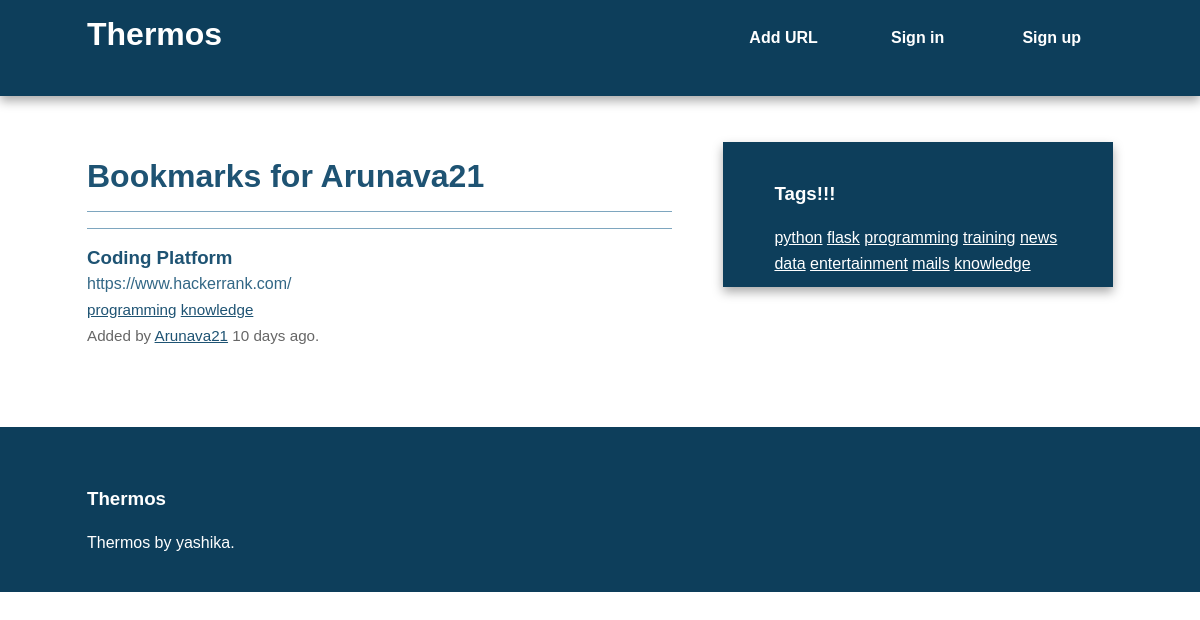
Page /bookmarks/user/Arunava21 on the committed database.
### thermos/models.py (models this page shows, shortened)
class User(db.Model, UserMixin):
	id = db.Column(db.Integer, primary_key=True)
	username = db.Column(db.String(80), unique=True)
	email = db.Column(db.String(120), unique=True)
	bookmarks = db.relationship('Bookmark', backref='user', lazy='dynamic')
	password_hash = db.Column(db.String)
	@property
	def password(self):
		raise AttributeError('password: write-only field')

class Bookmark(db.Model):
	id = db.Column(db.Integer, primary_key=True)
	url = db.Column(db.Text, nullable=False)
	date = db.Column(db.DateTime, default=datetime.utcnow)
	description = db.Column(db.String(300))
	user_id = db.Column(db.Integer, db.ForeignKey('user.id'), nullable=False)
	_tags = db.relationship('Tag', secondary=tags, lazy='joined', backref=db.backref('bookmarks', lazy='dynamic'))
	@property
	def tags(self):
		return ",".join([t.name for t in self._tags])
	@tags.setter
	def tags(self, string):
		if string:
			self._tags = [Tag.get_or_create(name) for name in string.split(',')]
		else:
			self._tags = []

class Tag(db.Model):
	id = db.Column(db.Integer, primary_key=True)
	name = db.Column(db.String(25), nullable=False, unique=True, index=True)
	@staticmethod
	def all():
		return Tag.query.all()
	def __repr__(self):
		return self.name

### thermos/bookmarks/views.py (the view)
@bookmarks.route('/user/<username>')
def user(username):
	user = User.query.filter_by(username=username).first_or_404()
	return render_template('user.html', user=user)

### thermos/main/views.py (called while the page is built)
@main.app_context_processor
def inject_tags():
	return dict(all_tags=Tag.all)

### thermos/templates/user.html (shortened to what this page needs)
{% extends "base.html" %}
{% block content %}
	<article>
		<header>
			<h1>Bookmarks for {{ user.username }}</h1>
			{% if user.bookmarks.count() > 0 %}
				{% with bookmarks=user.bookmarks %}
					{% include "bookmark_list.html" %}
				{% endwith %}
			{% else %}
				This user has not added any bookmarks yet.
			{% endif %}
		</header>
	</article>
{% endblock %}

### thermos/templates/base.html (shortened to what this page needs)
<!doctype html>
<html class="no-js" lang="">
    <head>
        {% block styles %}
            <link rel="stylesheet" href="{{ url_for('static', filename='css/normalize.min.css') }}">
            <link rel="stylesheet" href="{{ url_for('static', filename='css/main.css') }}">
        {% endblock %}
    </head>
    <body>
        <div class="header-container">
            <header class="wrapper clearfix">
                <a href="{{ url_for('main.index') }}"><h1 class="title">Thermos</h1></a>
                <nav>
                    <ul>
                        <li><a href="{{ url_for('bookmarks.add') }}">Add URL</a></li>
                        {% if current_user.is_authenticated %}
                            <li><a href="{{ url_for('bookmarks.user', username=current_user.username) }}">My Links</a></li>
                            <li><a href="{{ url_for('auth.logout') }}">Sign out</a></li>
                        {% else %}
                            <li><a href="{{ url_for('auth.login') }}">Sign in</a></li>
                            <li><a href="{{ url_for('auth.signup') }}">Sign up</a></li>
                        {% endif %}
                    </ul>
                </nav>
            </header>
        </div>
        <div class="main-container">
            <div class="main wrapper clearfix">
                {% block content %}
                {% endblock %}
                {% block sidebar %}
                    <aside>
                        <h3>Tags!!!</h3>
                            {% for t in all_tags() %}
                                <a href="{{ url_for('bookmarks.tag', name=t) }}">{{ t }}</a>
                            {% endfor %}
                    </aside>
                {% endblock %}
            </div>
        </div>
        <div class="footer-container">
            <footer class="wrapper">
                <h3>Thermos</h3>
                <p>Thermos by yashika.</p>
            </footer>
        </div>
    </body>
</html>

### thermos/templates/bookmark_list.html
<ul class="bookmarks" >
	{% for bookmark in bookmarks %}
		<li>
			{% include "bookmark.html" %}
		</li>
	{% endfor %}
</ul>

### thermos/templates/bookmark.html (shortened to what this page needs)
<div class="bookmark">
	<a class="header" href="{{ bookmark.url }}">
		<h3 class ="description">
			{{ bookmark.description|truncate(50, killwords=True) }}
		</h3>
		<span class ="url">
			{{ bookmark.url|truncate(50, killwords=True) }}
		</span>
	</a>
	<div class ="info">
		<span class="tags">
			{% if bookmark.tags %}
				{% for t in bookmark._tags %}
					<a href="{{ url_for('bookmarks.tag', name=t) }}">{{ t }}</a>
				{% endfor %}
			{% else %}No tags.
			{% endif %}
		</span>
		<br>
		Added by <a href="{{ url_for('bookmarks.user', username=bookmark.user.username) }}">{{ bookmark.user.username}}</a>
		{{ moment(bookmark.date).fromNow() }}.
	</div>
</div>

### thermos/static/css/main.css (style rules this page uses)
html, button, input, select, textarea { color: #222; }
html { font-size: 1em; line-height: 1.4; }
body { font: 16px/26px Helvetica, Helvetica Neue, Arial; }
.wrapper { width: 90%; margin: 0 5%; }
.header-container { border-bottom: 20px solid #0D3E5B; }
.footer-container, .main aside { border-top: 20px solid #0D3E5B; }
.header-container, .footer-container, .main aside { background: #0D3E5B; }
.title { color: white; }
nav ul { margin: 0; padding: 0; list-style-type: none; }
nav a { display: block; margin-bottom: 10px; padding: 15px 0; text-align: center; text-decoration: none; font-weight: bold; color: white; background: #0D3E5B; }
.main { padding: 30px 0; }
.main article h1 { font-size: 2em; }
.main aside { color: white; padding: 0px 5% 10px; }
.footer-container footer { color: white; padding: 20px 0; }
a, a:visited { color: #1E5373; }
aside a { color: white; }
h1, h2, h3, h4, h5, h6 { color: #1E5373; }
.main aside h3, footer h3, footer a, footer a:visited { color: white; }
ul.bookmarks { list-style: none none; padding-left: 0; }
.bookmark { padding-bottom: .5em; border-top: 1px solid #7EA6BF; padding: 1em 0; }
ul.bookmarks li { padding-bottom: .5em; border-top: 1px solid #7EA6BF; padding: 1em 0; }
a.header { color: #326786; text-decoration: none; display: block; }
a.header h3 { margin: 0 0; }
div.info { font-size: .95em; color: #666666; }
@media only screen and (min-width: 480px) { nav a { float: left; width: 27%; margin: 0 1.7%; padding: 25px 2%; margin-bottom: 0; } }
@media only screen and (min-width: 480px) { nav li:first-child a { margin-left: 0; } }
@media only screen and (min-width: 480px) { nav li:last-child a { margin-right: 0; } }
@media only screen and (min-width: 480px) { nav ul li { display: inline; } }
@media only screen and (min-width: 768px) { .header-container, .main aside { -webkit-box-shadow: 0 5px 10px #aaa; -moz-box-shadow: 0 5px 10px #aaa; box-shadow: 0 5px 10px #aaa; } }
@media only screen and (min-width: 768px) { .title { float: left; } }
@media only screen and (min-width: 768px) { nav { float: right; width: 38%; } }
@media only screen and (min-width: 768px) { .main article { float: left; width: 57%; } }
@media only screen and (min-width: 768px) { .main aside { float: right; width: 28%; } }
@media only screen and (min-width: 1140px) { .wrapper { width: 1026px; margin: 0 auto; } }
.clearfix:before, .clearfix:after { content: " "; display: table; }
.clearfix:after { clear: both; }
.clearfix { *zoom: 1; }

### rows in the picture
User: username "Arunava21"
Bookmark: description "Coding Platform", url "https://www.hackerrank.com/", user.username "Arunava21", date "10 days ago"
Tag: name "programming"
Tag: name "knowledge"
Tag: name "python"
Tag: name "flask"
Tag: name "training"
Tag: name "news"
Tag: name "data"
Tag: name "entertainment"
Tag: name "mails"
